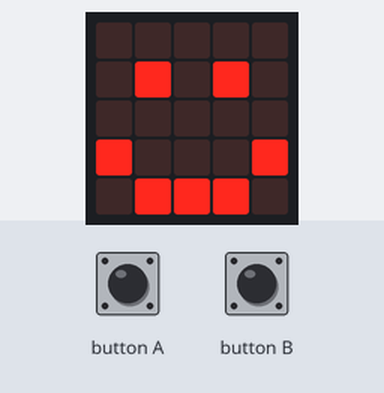
A program run on a simulated BBC micro:bit (MakeCode). Shown: the board's 5×5 LED display.

Above: at 0.1 s.
At 9.3 s:
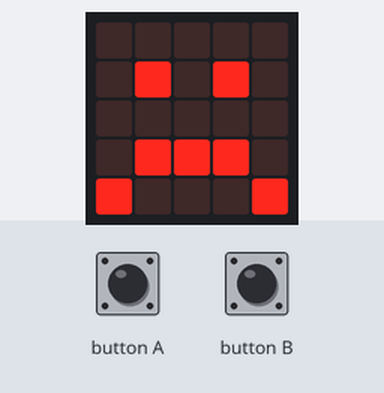
At 19.1 s:
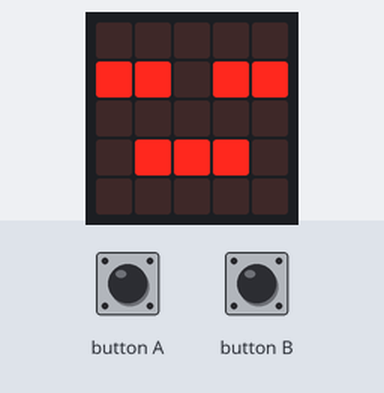

Measured:
- what the display in image 1 shows lasts 9.7 s, from 9.3 s to 19.0 s

The program:

main.ts
```typescript
input.onButtonPressed(Button.A, function () {
    voeding += 5
})
input.onButtonPressed(Button.B, function () {
    knuffel += 5
})
let voeding = 20
let knuffel = 20
let dood = 0
loops.everyInterval(1000, function () {
    knuffel += -1
    voeding += -1
})
basic.forever(function () {
    if (knuffel > 10 || voeding > 10) {
        basic.showIcon(IconNames.Happy)
    }
    if (voeding <= 0 || knuffel <= 0) {
        dood += 1
    }
    if (dood >= 1) {
        basic.showIcon(IconNames.Asleep)
    }
    if (knuffel <= 10 && knuffel > 0) {
        basic.showIcon(IconNames.Sad)
    }
    if (voeding <= 10 && voeding > 0) {
        basic.showIcon(IconNames.Sad)
    }
})
```

test.ts
```typescript
// tests gaan hier; deze zal niet worden gecompileerd wanneer dit pakket wordt gebruikt als extensie.
```
